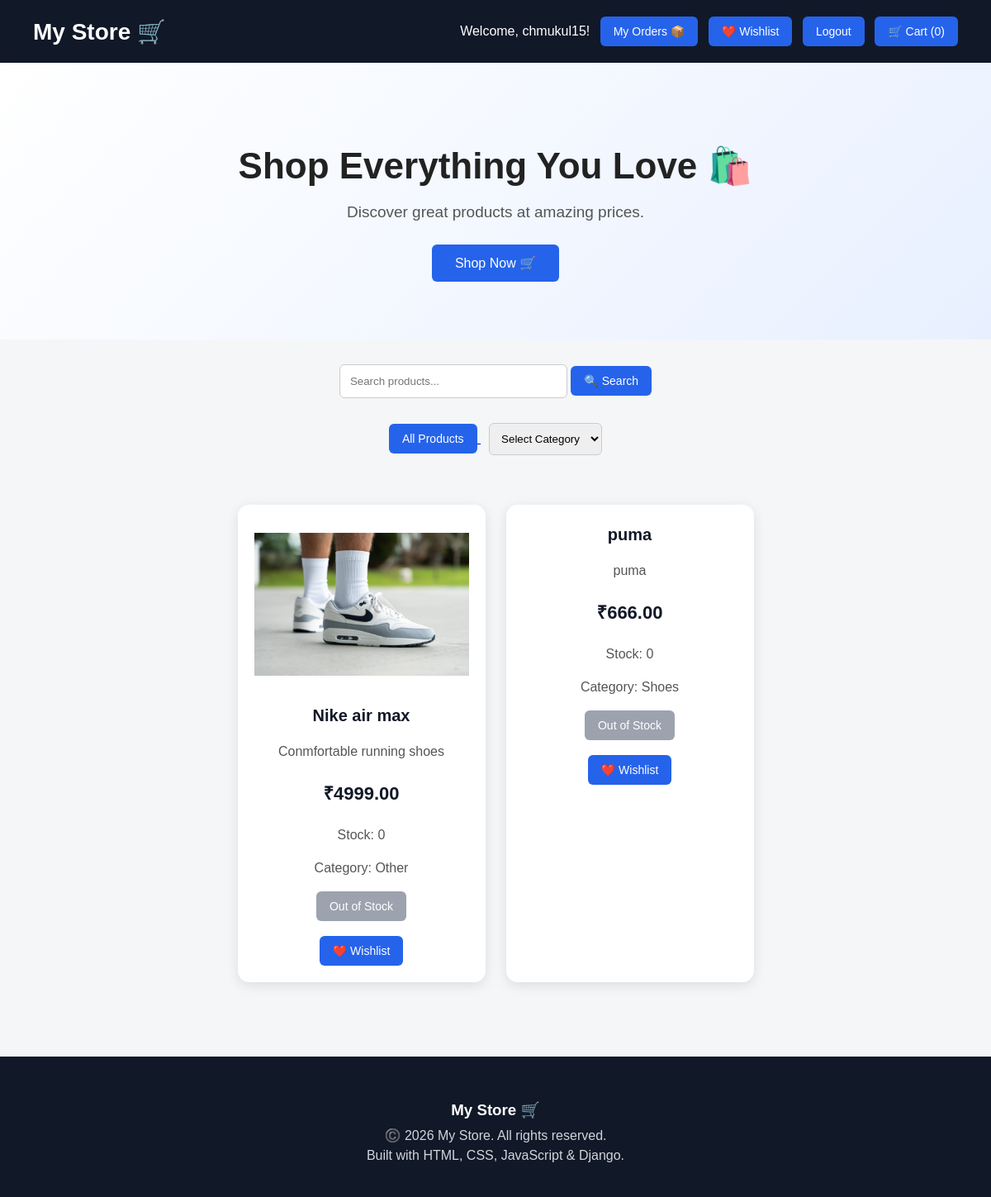
The app's page / (signed in) with its own data.
### store/models.py (models this page shows, shortened)
class Product(models.Model):
    CATEGORY_CHOICES = [
        ('shoes', 'Shoes'),
        ('clothes', 'Clothes'),
        ('electronics', 'Electronics'),
        ('accessories', 'Accessories'),
        ('other', 'Other'),
    ]
    name = models.CharField(max_length=200)
    description = models.TextField()
    price = models.DecimalField(max_digits=10, decimal_places=2)
    image = models.ImageField(
        upload_to='products/',
        blank=True,
        null=True
    )
    stock = models.IntegerField(default=0)
    category = models.CharField(
        max_length=50,
        choices=CATEGORY_CHOICES,
        default='other'
    )

### store/views.py (the view)
# urls.py: path('', home, name='home'),
def home(request):
    query = request.GET.get('q', '').strip()
    category = request.GET.get('category', '').strip()
    products = Product.objects.all()
    if query:
        products = products.filter(name__icontains=query)
    if category:
        products = products.filter(category=category)
    cart = request.session.get('cart', {})
    cart_count = sum(cart.values())
    return render(request, 'store/home.html', {
        'products': products,
        'query': query,
        'category': category,
        'cart_count': cart_count
    })

### store/context_processors.py (called while the page is built)
def cart_count(request):
    cart = request.session.get('cart', {})
    return {
        'cart_count': sum(cart.values())
    }

### store/templates/store/home.html (shortened to what this page needs)
{% load static %}
<!DOCTYPE html>
<html>
<head>
    <link rel="stylesheet" href="{% static 'store/style.css' %}">
</head>
<body>
<header>
    <h1>My Store 🛒</h1>
    <div>
        {% if user.is_authenticated %}
            <span>Welcome, {{ user.username }}!</span>
            <a href="{% url 'order_history' %}">
                <button>My Orders 📦</button>
            </a>
            <a href="{% url 'wishlist' %}">
                <button>❤️ Wishlist</button>
            </a>
            <a href="{% url 'logout' %}">
                <button>Logout</button>
            </a>
        {% endif %}
        <a href="{% url 'cart' %}">
            <button>🛒 Cart ({{ cart_count }})</button>
        </a>
    </div>
</header>
<div class="hero">
    <div class="hero-content">
        <h1>Shop Everything You Love 🛍️</h1>
        <p>
            Discover great products at amazing prices.
        </p>
        <a href="#products">
            <button>Shop Now 🛒</button>
        </a>
    </div>
</div>
<div style="text-align: center; margin: 30px;">
    <form method="GET" action="{% url 'home' %}">
        <input
            type="text"
            name="q"
            placeholder="Search products..."
            value="{{ query }}"
            style="padding: 12px; width: 250px; border-radius: 6px; border: 1px solid #ccc;"
        >
        <button type="submit">🔍 Search</button>
    </form>
</div>
<div style="text-align: center; margin: 20px;">
    <a href="{% url 'home' %}">
        <button>All Products</button>
    </a>
    <form
        method="GET"
        action="{% url 'home' %}"
        style="display: inline-block; margin-left: 10px;"
    >
        <select
            name="category"
            onchange="this.form.submit()"
            style="padding: 10px; border-radius: 6px; border: 1px solid #ccc;"
        >
            <option value="">Select Category</option>
        </select>
    </form>
</div>
<div class="products" id="products">
    {% for product in products %}
        <div class="product-card">
            {% if product.image %}
                <img
                    src="{{ product.image.url }}"
                    alt="{{ product.name }}"
                    class="product-image"
                >
            {% endif %}
            <h3>
                <a href="{% url 'product_detail' product.id %}">
                    {{ product.name }}
                </a>
            </h3>
            <p>
                {{ product.description }}
            </p>
            <p class="price">
                ₹{{ product.price }}
            </p>
            <p>
                Stock: {{ product.stock }}
            </p>
            <p>
                Category: {{ product.get_category_display }}
            </p>
            {% if product.stock > 0 %}
                <a href="{% url 'add_to_cart' product.id %}">
                    <button>Add to Cart 🛒</button>
                </a>
            {% else %}
                <button disabled>
                    Out of Stock
                </button>
            {% endif %}
            {% if user.is_authenticated %}
                <br><br>
                <a href="{% url 'toggle_wishlist' product.id %}">
                    <button>❤️ Wishlist</button>
                </a>
            {% endif %}
        </div>
    {% empty %}
        <p>No products found.</p>
    {% endfor %}
</div>
<footer class="footer">
    <h3>My Store 🛒</h3>
    <p>
        ©️ 2026 My Store. All rights reserved.
    </p>
    <p>
        Built with HTML, CSS, JavaScript & Django.
    </p>
</footer>
</body>
</html>

### store/static/store/style.css (style rules this page uses)
body { font-family: Arial, sans-serif; margin: 0; background: #f4f6f8; color: #222; }
header { background: #111827; color: white; padding: 20px 40px; display: flex; justify-content: space-between; align-items: center; flex-wrap: wrap; gap: 15px; }
header h1 { margin: 0; font-size: 28px; }
header a { text-decoration: none; margin-left: 8px; }
button { background: #2563eb; color: white; border: none; padding: 10px 16px; border-radius: 6px; cursor: pointer; font-size: 14px; transition: 0.2s; }
button:disabled { background: #9ca3af; cursor: not-allowed; transform: none; }
.hero { background: linear-gradient(135deg, #ffffff, #e8f0ff); padding: 70px 20px; text-align: center; }
.hero-content { max-width: 800px; margin: auto; }
.hero-content h1 { font-size: 44px; margin-bottom: 15px; }
.hero-content p { font-size: 19px; color: #555; margin-bottom: 28px; }
.hero-content button { font-size: 16px; padding: 13px 28px; }
select { cursor: pointer; }
.products { display: flex; flex-wrap: wrap; gap: 25px; padding: 40px; justify-content: center; }
.product-card { background: white; width: 260px; padding: 20px; border-radius: 14px; box-shadow: 0 4px 15px rgba(0, 0, 0, 0.10); text-align: center; transition: 0.3s; }
.product-card h2, .product-card h3 { color: #111827; }
.product-card h3 { font-size: 20px; margin-top: 5px; }
.product-card h3 a { color: #111827; text-decoration: none; }
.product-card p { color: #555; line-height: 1.5; }
.price { font-size: 22px; font-weight: bold; color: #111827 !important; }
.product-image { width: 100%; height: 200px; object-fit: contain; border-radius: 10px; margin-bottom: 15px; }
.footer { background: #111827; color: white; text-align: center; padding: 35px 20px; margin-top: 50px; }
.footer h3 { margin-bottom: 10px; }
.footer p { margin: 6px 0; color: #d1d5db; }

### records on screen
Product: image (picture), name "Nike air max", description "Conmfortable running shoes", price "4999.00", stock "0", category "Other", shows "Out of Stock"
Product: name "puma", description "puma", price "666.00", stock "0", category "Shoes", shows "Out of Stock"

### other values on screen
{{ user.username }} "chmukul15"
{{ cart_count }} "0"
